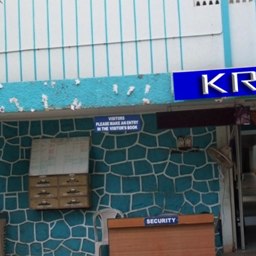
#> input picture lab10/krishna.png, 256 x 256 px; the run also reads 1 picture not shown here
$ python asg12.py   (older library calls are emulated)
#> lines starting #> are read from the running program, lines starting #| are printed output that depends on the picture
import cv2
import numpy as np
from matplotlib import pyplot as plt
from scipy.ndimage import gaussian_filter

class NLM:

    def __init__(self):
        self.latent_image = None
        self.noisy_image = None
        self.n_rows = self.n_cols = None

    def readLatentAndNoisyImage(self, latent_img_path, noisy_img_path):
#> called with latent_img_path = './krishna.png', noisy_img_path = './krishna_0_001.png'
        self.latent_image = (cv2.imread(latent_img_path).astype(np.float32))/255
        self.noisy_image = (cv2.imread(noisy_img_path).astype(np.float32))/255
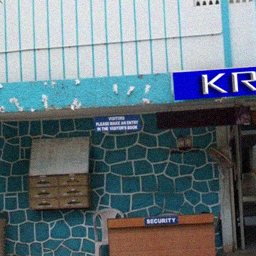
#> self.noisy_image: shape (256, 256, 3) float32; mean B, G, R 0.492, 0.461, 0.401
        self.n_rows, self.n_cols, _ = self.latent_image.shape
#> self.n_rows = 256; self.n_cols = 256

    def calculatePSNR(self, f_hat):
        f_vec = self.latent_image.flatten()
        f_hat_vec = f_hat.flatten()
        diff = f_vec - f_hat_vec
        MSE = np.dot(diff, diff)/self.latent_image.size
        PSNR = 10 * np.log10(255*255/MSE)
        return PSNR

    def gaussianFilter(self, sigma, ksize=7):
        kernel = cv2.getGaussianKernel(ksize=ksize, sigma=sigma)
        return cv2.filter2D(src=self.noisy_image, ddepth=cv2.CV_32F, kernel=kernel)

    def nlmFilter(self, W, Wsim, sigma_nlm):
        g = np.pad(self.noisy_image, ((Wsim + W, Wsim + W), (Wsim + W, Wsim + W), (0, 0)), 'constant')
        f_hat = np.zeros(self.noisy_image.shape)
        for row_index in range(Wsim + W, self.n_rows + Wsim + W):
            for col_index in range(Wsim + W, self.n_cols + Wsim + W):

                Np = g[row_index - Wsim:row_index + Wsim + 1, col_index - Wsim:col_index + Wsim + 1, :]

                Vp = Np.flatten()

                wp = np.zeros((2 * W + 1, 2 * W + 1))

                for patch_row_index in range(-W, W + 1):
                    for patch_col_index in range(-W, W + 1):
                        Nq = g[row_index + patch_row_index - Wsim:row_index + patch_row_index + Wsim + 1,
                               col_index + patch_col_index - Wsim:col_index + patch_col_index + Wsim + 1, :]

#> (the run stopped early here; a loop or call above may not have finished)
